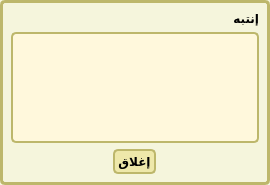
<?xml version="1.0" encoding="UTF-8"?>
<ui version="4.0">
 <class>Form</class>
 <widget class="QWidget" name="Form">
  <property name="geometry">
   <rect>
    <x>0</x>
    <y>0</y>
    <width>270</width>
    <height>185</height>
   </rect>
  </property>
  <property name="windowTitle">
   <string>Form</string>
  </property>
  <property name="layoutDirection">
   <enum>Qt::RightToLeft</enum>
  </property>
  <property name="styleSheet">
   <string notr="true">QWidget ,QDialog,QGroupBox {
   background-color: beige;
	border-width: 3px;
    border-color: darkkhaki;
    border-style: solid;
    border-radius: 5;
   font-family: KacstQurn ;
}

/* Nice Windows-XP-style password character. */
QLineEdit[echoMode=&quot;2&quot;] {
    lineedit-password-character: 9679;
}

/* We provide a min-width and min-height for push buttons
   so that they look elegant regardless of the width of the text. */
QPushButton {
    background-color: palegoldenrod;
    border-width: 2px;
    border-color: darkkhaki;
    border-style: solid;
    border-radius: 5;
    padding: 3px;
    min-width: 9ex;
    min-height: 2.5ex;
}

QPushButton:hover {
   background-color: khaki;
}

/* Increase the padding, so the text is shifted when the button is
   pressed. */
QPushButton:pressed {
    padding-left: 5px;
    padding-top: 5px;
    background-color: #d0d67c;
}

QLabel, QAbstractButton {
    font: bold;
}

/* Mark mandatory fields with a brownish color. */
.mandatory {
    color: brown;
}

/* Bold text on status bar looks awful. */
QStatusBar QLabel {
   font: normal;
}

QStatusBar::item {
    border-width: 1;
    border-color: darkkhaki;
    border-style: solid;
    border-radius: 2;
}

QComboBox, QLineEdit, QSpinBox, QTextEdit, QListView,QProgressBar,QscrollBar {
    background-color: cornsilk;
    selection-color: #0a214c; 
    selection-background-color: #C19A6B;
}

QListView {
    show-decoration-selected: 1;
}

QListView::item:hover {
    background-color: wheat;
}

/* We reserve 1 pixel space in padding. When we get the focus,
   we kill the padding and enlarge the border. This makes the items
   glow. */
QLineEdit, QFrame {
    border-width: 2px;
    padding: 1px;
    border-style: solid;
    border-color: darkkhaki;
    border-radius: 5px;
}

/* As mentioned above, eliminate the padding and increase the border. */
QLineEdit:focus, QFrame:focus {
    border-width: 3px;
    padding: 0px;
}

/* A QLabel is a QFrame ... */
QLabel {
    border: none;
    padding: 0;
    background: none;
}

/* A QToolTip is a QLabel ... */
QToolTip {
    border: 2px solid darkkhaki;
    padding: 5px;
    border-radius: 3px;
    opacity: 200;
}

/* Nice to have the background color change when hovered. */
QRadioButton:hover, QCheckBox:hover {
    background-color: wheat;
}

/* Force the dialog's buttons to follow the Windows guidelines. */
QDialogButtonBox {
    button-layout: 0;
}

 
</string>
  </property>
  <layout class="QVBoxLayout" name="verticalLayout">
   <item>
    <widget class="QLabel" name="popupLabel">
     <property name="font">
      <font>
       <family>KacstQurn</family>
       <weight>75</weight>
       <italic>false</italic>
       <bold>true</bold>
      </font>
     </property>
     <property name="text">
      <string>إنتبه</string>
     </property>
    </widget>
   </item>
   <item>
    <widget class="QTextEdit" name="txtPopup">
     <property name="font">
      <font>
       <family>KacstQurn</family>
       <pointsize>16</pointsize>
      </font>
     </property>
    </widget>
   </item>
   <item>
    <layout class="QHBoxLayout" name="horizontalLayout">
     <item>
      <spacer name="horizontalSpacer">
       <property name="orientation">
        <enum>Qt::Horizontal</enum>
       </property>
       <property name="sizeHint" stdset="0">
        <size>
         <width>40</width>
         <height>20</height>
        </size>
       </property>
      </spacer>
     </item>
     <item>
      <widget class="QPushButton" name="btnClosePopup">
       <property name="text">
        <string>إغلاق</string>
       </property>
      </widget>
     </item>
     <item>
      <spacer name="horizontalSpacer_2">
       <property name="orientation">
        <enum>Qt::Horizontal</enum>
       </property>
       <property name="sizeHint" stdset="0">
        <size>
         <width>40</width>
         <height>20</height>
        </size>
       </property>
      </spacer>
     </item>
    </layout>
   </item>
  </layout>
 </widget>
 <resources/>
 <connections/>
</ui>
